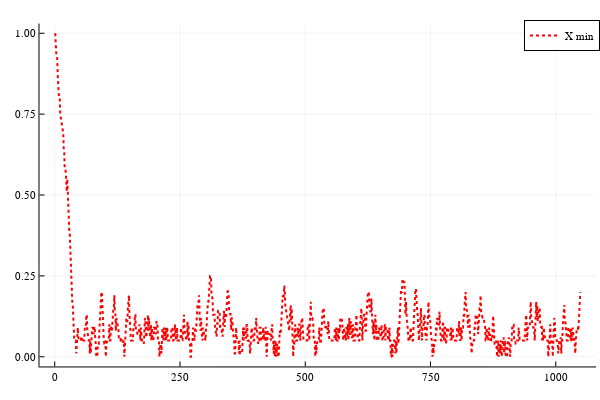

Notebook code for this chart:
### Code cell
ls_X_SOC = []
for elem in value.(X_soc)
    ls_X_SOC = [ls_X_SOC; elem]
end

plot(x, ls_X_SOC, label="X min", lc=:red, lw=2, ls=:dot)

### Figure 1 — Plotly figure (JSON) as saved in the notebook; plotly's stock layout.template omitted (floating-point values rounded to 4 significant figures; data arrays with more than 128 entries replaced by an {"elided": "..."} marker saying what was removed)
{"data": [{"colorbar": {"len": 0.9525, "title": "", "x": 0.9934, "y": 0.5139}, "legendgroup": "X min", "line": {"color": "rgba(255, 0, 0, 1.000)", "dash": "dot", "shape": "linear", "width": 2}, "mode": "lines", "name": "X min", "showlegend": true, "type": "scatter", "x": {"elided": "1049 int values"}, "xaxis": "x", "y": {"elided": "1049 float values"}, "yaxis": "y"}], "layout": {"annotations": [], "height": 400, "legend": {"bgcolor": "rgba(255, 255, 255, 1.000)", "bordercolor": "rgba(0, 0, 0, 1.000)", "borderwidth": 1, "font": {"color": "rgba(0, 0, 0, 1.000)", "family": "sans-serif", "size": 11}, "title": {"font": {"color": "rgba(0, 0, 0, 1.000)", "family": "sans-serif", "size": 15}, "text": ""}, "tracegroupgap": 0, "traceorder": "normal", "x": 1, "xanchor": "auto", "y": 1, "yanchor": "auto"}, "margin": {"b": 20, "l": 0, "r": 0, "t": 20}, "paper_bgcolor": "rgba(255, 255, 255, 1.000)", "plot_bgcolor": "rgba(255, 255, 255, 1.000)", "showlegend": true, "width": 600, "xaxis": {"anchor": "y", "domain": [0.06582, 0.9934], "gridcolor": "rgba(0, 0, 0, 0.100)", "gridwidth": 0.5, "linecolor": "rgba(0, 0, 0, 1.000)", "mirror": false, "range": [-30.44, 1080.0], "showgrid": true, "showline": true, "showticklabels": true, "tickangle": 0, "tickcolor": "rgb(0, 0, 0)", "tickfont": {"color": "rgba(0, 0, 0, 1.000)", "family": "sans-serif", "size": 11}, "tickmode": "array", "ticks": "inside", "ticktext": ["0", "250", "500", "750", "1000"], "tickvals": [0, 250, 500, 750, 1000], "title": "", "titlefont": {"color": "rgba(0, 0, 0, 1.000)", "family": "sans-serif", "size": 15}, "type": "-", "visible": true, "zeroline": false, "zerolinecolor": "rgba(0, 0, 0, 1.000)"}, "yaxis": {"anchor": "x", "domain": [0.03762, 0.9902], "gridcolor": "rgba(0, 0, 0, 0.100)", "gridwidth": 0.5, "linecolor": "rgba(0, 0, 0, 1.000)", "mirror": false, "range": [-0.03, 1.03], "showgrid": true, "showline": true, "showticklabels": true, "tickangle": 0, "tickcolor": "rgb(0, 0, 0)", "tickfont": {"color": "rgba(0, 0, 0, 1.000)", "family": "sans-serif", "size": 11}, "tickmode": "array", "ticks": "inside", "ticktext": ["0.00", "0.25", "0.50", "0.75", "1.00"], "tickvals": [0, 0.25, 0.5, 0.75, 1], "title": "", "titlefont": {"color": "rgba(0, 0, 0, 1.000)", "family": "sans-serif", "size": 15}, "type": "-", "visible": true, "zeroline": false, "zerolinecolor": "rgba(0, 0, 0, 1.000)"}}}
